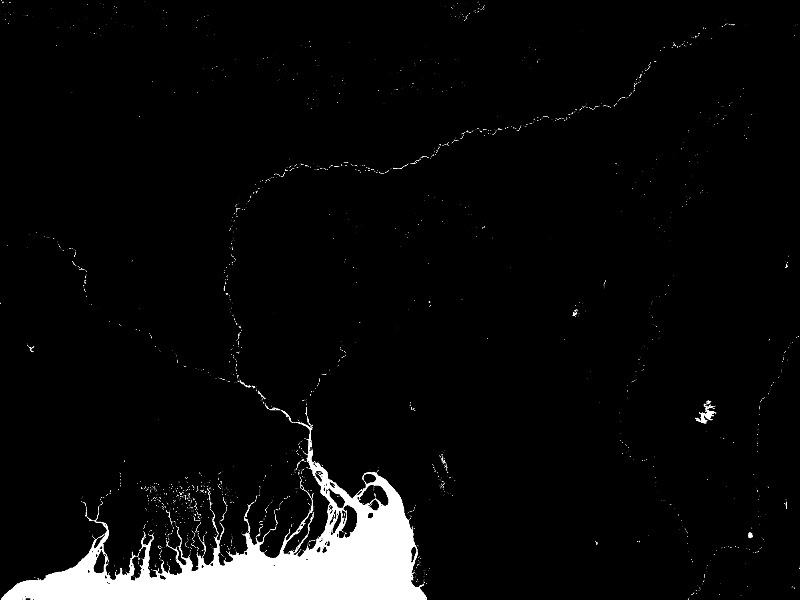
#> input picture bang1mask.jpg, 800 x 600 px, found by its file name
$ python BANsat_img_join.py
#> lines starting #> are read from the running program, lines starting #| are printed output that depends on the picture
import cv2
import numpy as np

'''im1 = cv2.imread("C:\\Users\\Dinesh\\Desktop\\ML\\sats\\bangladesh\\bang1maskupdate.jpg")
im2 = cv2.imread("C:\\Users\\Dinesh\\Desktop\\ML\\sats\\bangladesh\\bang2maskupdate.jpg")
im3 = cv2.imread("C:\\Users\\Dinesh\\Desktop\\ML\\sats\\bangladesh\\bang3maskupdate.jpg")
im4 = cv2.imread("C:\\Users\\Dinesh\\Desktop\\ML\\sats\\bangladesh\\bang4maskupdate.jpg")
im5 = cv2.imread("C:\\Users\\Dinesh\\Desktop\\ML\\sats\\bangladesh\\bang5maskupdate.jpg")
im6 = cv2.imread("C:\\Users\\Dinesh\\Desktop\\ML\\sats\\bangladesh\\bang6maskupdate.jpg")
im7 = cv2.imread("C:\\Users\\Dinesh\\Desktop\\ML\\sats\\bangladesh\\bang7maskupdate.jpg")'''

im1 = cv2.imread("C:\\Users\\Dinesh\\Desktop\\ML\\sats\\bangladesh\\bang1mask.jpg")
#> im1 is the input picture: shape (600, 800, 3); min 0, max 255, mean 12.5
im2 = cv2.imread("C:\\Users\\Dinesh\\Desktop\\ML\\sats\\bangladesh\\bang2mask.jpg")
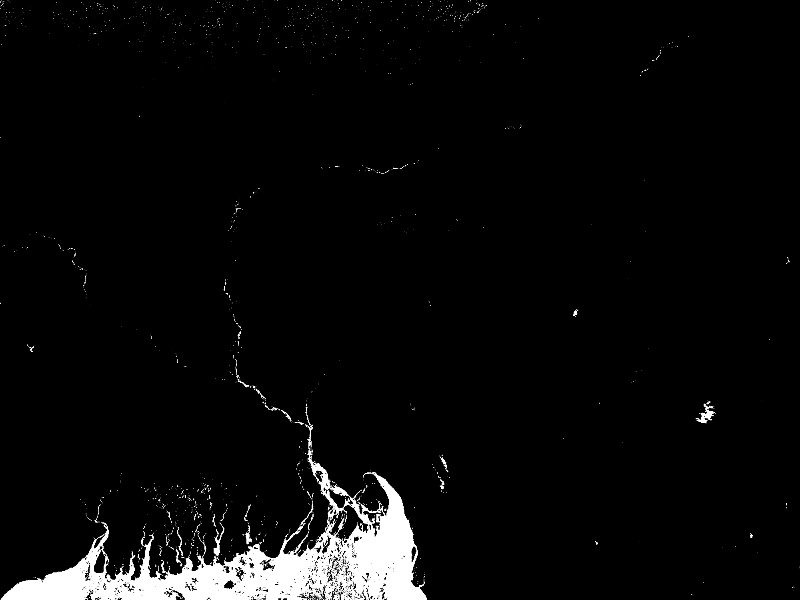
#> input picture bang2mask.jpg, 800 x 600 px, found by its file name
#> im2 is the input picture: shape (600, 800, 3); min 0, max 255, mean 10.8
im3 = cv2.imread("C:\\Users\\Dinesh\\Desktop\\ML\\sats\\bangladesh\\bang3mask.jpg")
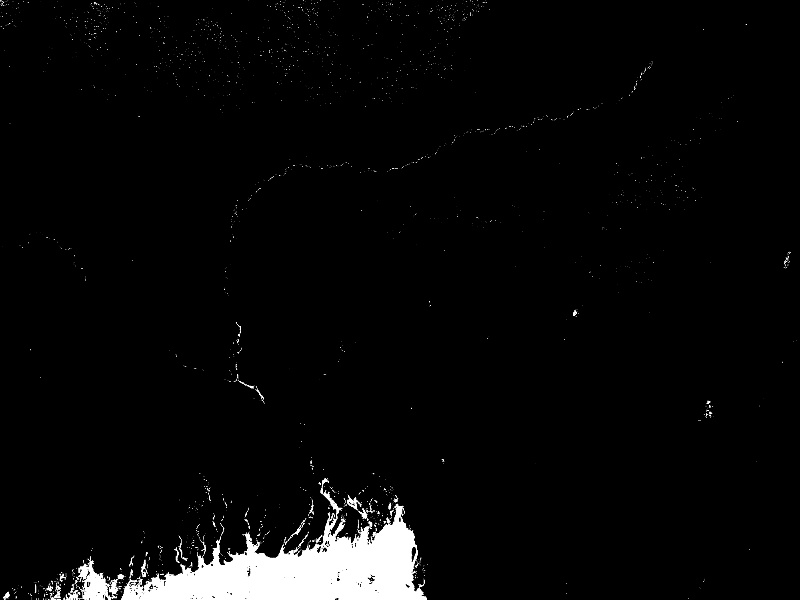
#> input picture bang3mask.jpg, 800 x 600 px, found by its file name
#> im3 is the input picture: shape (600, 800, 3); min 0, max 255, mean 9.3
im4 = cv2.imread("C:\\Users\\Dinesh\\Desktop\\ML\\sats\\bangladesh\\bang4mask.jpg")
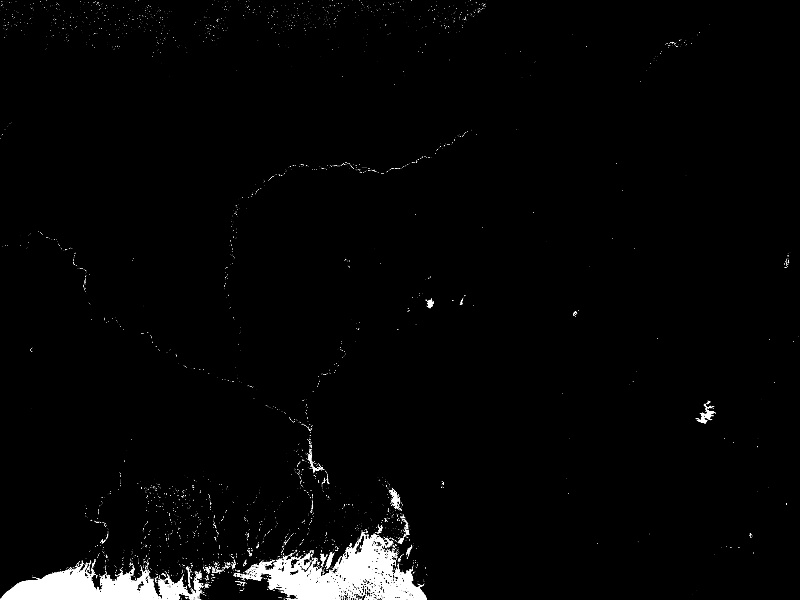
#> input picture bang4mask.jpg, 800 x 600 px, found by its file name
#> im4 is the input picture: shape (600, 800, 3); min 0, max 255, mean 7
im5 = cv2.imread("C:\\Users\\Dinesh\\Desktop\\ML\\sats\\bangladesh\\bang5mask.jpg")
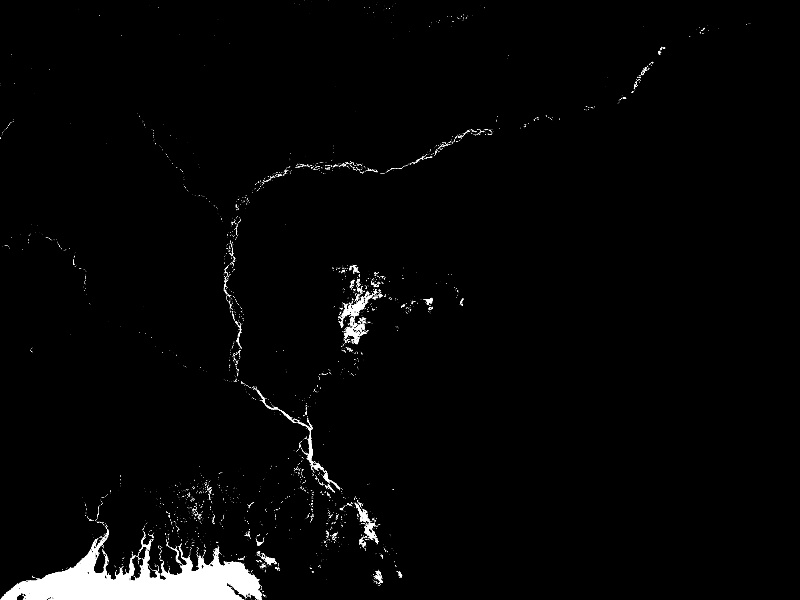
#> input picture bang5mask.jpg, 800 x 600 px, found by its file name
#> im5 is the input picture: shape (600, 800, 3); min 0, max 255, mean 6.5
im6 = cv2.imread("C:\\Users\\Dinesh\\Desktop\\ML\\sats\\bangladesh\\bang6mask.jpg")
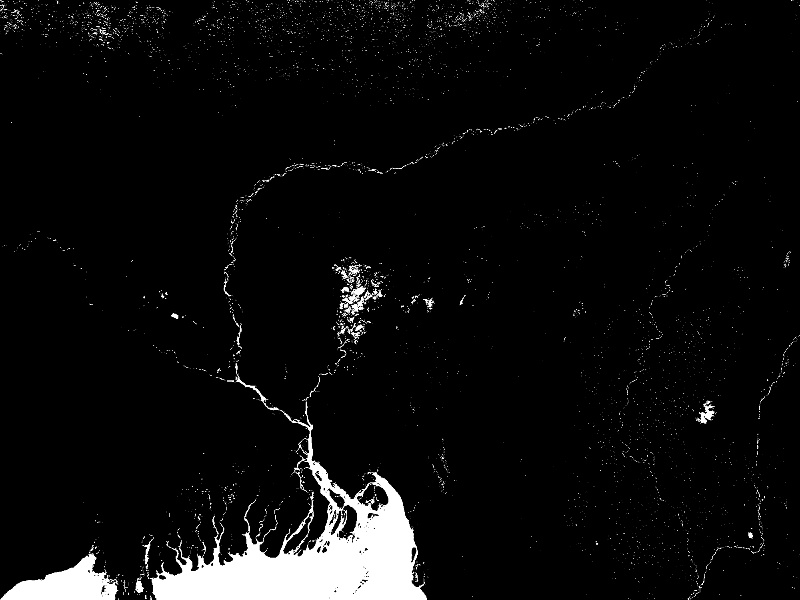
#> input picture bang6mask.jpg, 800 x 600 px, found by its file name
#> im6 is the input picture: shape (600, 800, 3); min 0, max 255, mean 13.4
im7 = cv2.imread("C:\\Users\\Dinesh\\Desktop\\ML\\sats\\bangladesh\\bang7mask.jpg")

y = im1.shape[0]
#> y = 600
x = im1.shape[1]
#> x = 800
z = im1.shape[2]
#> z = 3

demo=np.array([10,10,10])

def replace_white(i1,j1):
    arr1=np.array([255,255,255])
    im1[i1][j1] = arr1

def replace_black(i2,j2):
    arr2=np.array([0,0,0])
    im1[i2][j2] = arr2

for i in range(0,y):
    for j in range(0,x):
#> (the run stopped early here; a loop or call above may not have finished)
